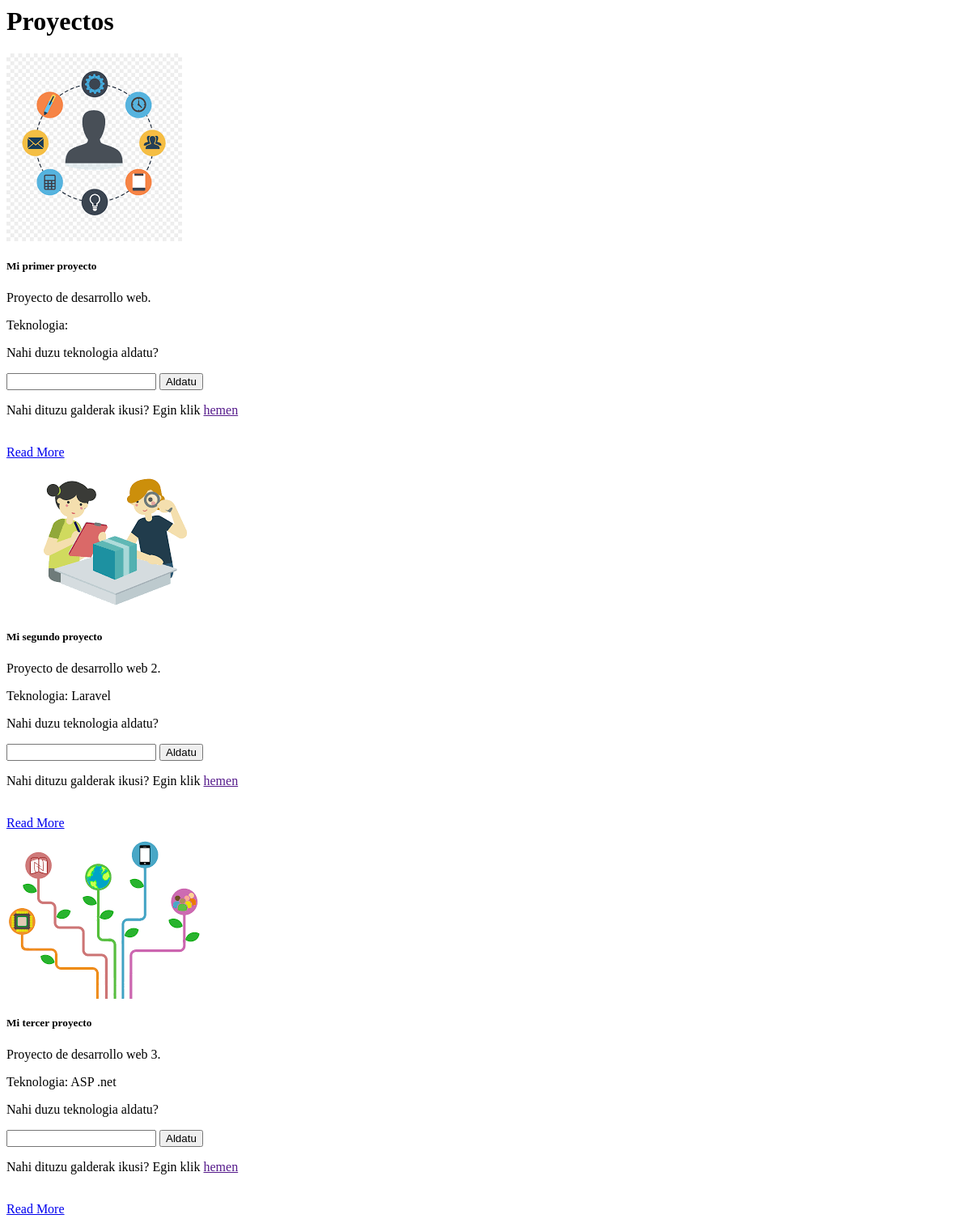
Before: / with the older database file.
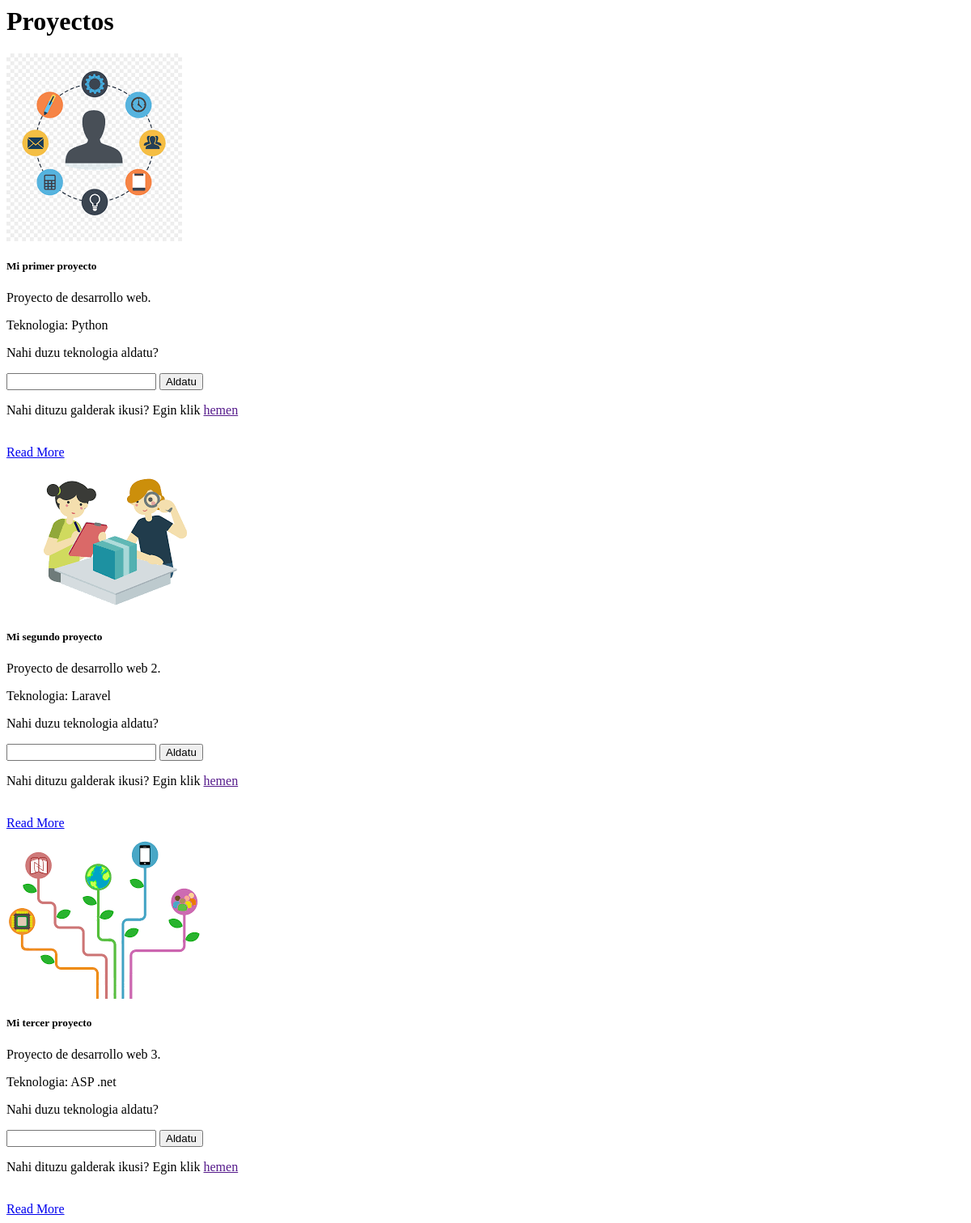
After: the same page with the newer database file.
### proyectos/models.py (models this page shows)
class Proyecto(models.Model):
    titulo = models.CharField(max_length=100)
    descripcion = models.TextField()
    tecnologia = models.CharField(max_length=20)
    imagen = models.FilePathField(path="/img")

### proyectos/views.py (the view)
# urls.py: path("", views.proyecto_index, name="proyecto_index"),
def proyecto_index(request):
    proyectos = Proyecto.objects.all()
    context = {
        'proyectos': proyectos
    }
    return render(request, 'proyecto_index.html', context)

### proyectos/templates/proyecto_index.html (shortened to what this page needs)
{% extends "base.html" %}
{% load static %}
{% block page_content %}
<h1>Proyectos</h1>
<div class="row">
    {% for proyecto in proyectos %}
    <div class="col-md-4">
        <div class="card mb-2">
            <img class="card-img-top" src="{% static proyecto.imagen %}">
            <div class="card-body">
                <h5 class="card-title">{{ proyecto.titulo }}</h5>
                <p class="card-text">{{ proyecto.descripcion }}</p>
                <p class="card-text">Teknologia: <span id="{{ proyecto.id }}">{{ proyecto.tecnologia }}</span></p>
                <p class="card-text">Nahi duzu teknologia aldatu?</p>
                <form>
                    <input type="text" name="tecnologia"/>
                    <input type="submit" value="Aldatu"/>
                </form>
                <p class="card-text">Nahi dituzu galderak ikusi? Egin klik
                    <a id="{{ proyecto.pk }}" href="" class="btn btn-primary galdera">
                        hemen
                    </a>
                </p>
                <br>
                <a href="{% url 'proyecto_detail' proyecto.pk %}" class="btn btn-primary">
                    Read More
                </a>
            </div>
        </div>
    </div>
    {% endfor %}
</div>
{% endblock page_content%}

### personal_portfolio/templates/base.html
{% block page_content %}
{% endblock %}

Changed rows visible on the page:
changed Proyecto "Proyecto de desarrollo web.": tecnologia (not shown) → "Python"
